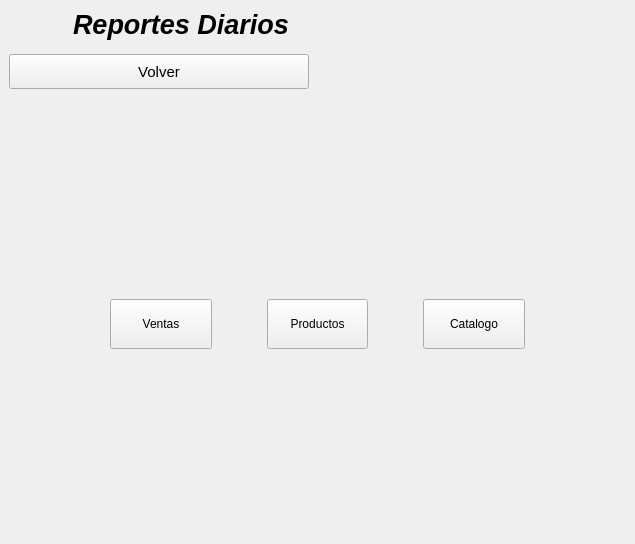
<?xml version="1.0" encoding="UTF-8"?>
<ui version="4.0">
 <class>reportesDiarios</class>
 <widget class="QWidget" name="reportesDiarios">
  <property name="geometry">
   <rect>
    <x>0</x>
    <y>0</y>
    <width>635</width>
    <height>544</height>
   </rect>
  </property>
  <property name="windowTitle">
   <string>Form</string>
  </property>
  <layout class="QVBoxLayout" name="verticalLayout_2" stretch="0,1">
   <property name="leftMargin">
    <number>0</number>
   </property>
   <property name="topMargin">
    <number>0</number>
   </property>
   <property name="rightMargin">
    <number>0</number>
   </property>
   <property name="bottomMargin">
    <number>0</number>
   </property>
   <item>
    <widget class="QFrame" name="rDHeaderFrame">
     <layout class="QVBoxLayout" name="verticalLayout">
      <property name="spacing">
       <number>14</number>
      </property>
      <item>
       <layout class="QHBoxLayout" name="horizontalLayout_3">
        <item>
         <widget class="QLabel" name="label">
          <property name="maximumSize">
           <size>
            <width>50</width>
            <height>50</height>
           </size>
          </property>
          <property name="text">
           <string/>
          </property>
          <property name="pixmap">
           <pixmap>../../../recursos/images/store_logo.png</pixmap>
          </property>
          <property name="scaledContents">
           <bool>true</bool>
          </property>
         </widget>
        </item>
        <item>
         <widget class="QLabel" name="reportesDiariostTitle">
          <property name="font">
           <font>
            <family>Arial</family>
            <pointsize>20</pointsize>
            <weight>75</weight>
            <italic>true</italic>
            <bold>true</bold>
           </font>
          </property>
          <property name="text">
           <string>Reportes Diarios</string>
          </property>
         </widget>
        </item>
       </layout>
      </item>
      <item>
       <widget class="QPushButton" name="volverBtn">
        <property name="sizePolicy">
         <sizepolicy hsizetype="Fixed" vsizetype="Expanding">
          <horstretch>0</horstretch>
          <verstretch>0</verstretch>
         </sizepolicy>
        </property>
        <property name="minimumSize">
         <size>
          <width>300</width>
          <height>35</height>
         </size>
        </property>
        <property name="maximumSize">
         <size>
          <width>16777215</width>
          <height>16777215</height>
         </size>
        </property>
        <property name="font">
         <font>
          <family>Arial</family>
          <pointsize>11</pointsize>
         </font>
        </property>
        <property name="text">
         <string>Volver</string>
        </property>
       </widget>
      </item>
     </layout>
    </widget>
   </item>
   <item>
    <widget class="QFrame" name="rDContenedorBotones">
     <layout class="QHBoxLayout" name="horizontalLayout">
      <property name="spacing">
       <number>55</number>
      </property>
      <item>
       <spacer name="horizontalSpacer">
        <property name="orientation">
         <enum>Qt::Horizontal</enum>
        </property>
        <property name="sizeHint" stdset="0">
         <size>
          <width>40</width>
          <height>20</height>
         </size>
        </property>
       </spacer>
      </item>
      <item>
       <widget class="QPushButton" name="ventasBtn">
        <property name="sizePolicy">
         <sizepolicy hsizetype="Expanding" vsizetype="Fixed">
          <horstretch>0</horstretch>
          <verstretch>0</verstretch>
         </sizepolicy>
        </property>
        <property name="minimumSize">
         <size>
          <width>100</width>
          <height>50</height>
         </size>
        </property>
        <property name="text">
         <string>Ventas</string>
        </property>
       </widget>
      </item>
      <item>
       <widget class="QPushButton" name="productosBtn">
        <property name="sizePolicy">
         <sizepolicy hsizetype="Expanding" vsizetype="Fixed">
          <horstretch>0</horstretch>
          <verstretch>0</verstretch>
         </sizepolicy>
        </property>
        <property name="minimumSize">
         <size>
          <width>100</width>
          <height>50</height>
         </size>
        </property>
        <property name="text">
         <string>Productos</string>
        </property>
       </widget>
      </item>
      <item>
       <widget class="QPushButton" name="catalogoBtn">
        <property name="sizePolicy">
         <sizepolicy hsizetype="Expanding" vsizetype="Fixed">
          <horstretch>0</horstretch>
          <verstretch>0</verstretch>
         </sizepolicy>
        </property>
        <property name="minimumSize">
         <size>
          <width>100</width>
          <height>50</height>
         </size>
        </property>
        <property name="text">
         <string>Catalogo</string>
        </property>
       </widget>
      </item>
      <item>
       <spacer name="horizontalSpacer_2">
        <property name="orientation">
         <enum>Qt::Horizontal</enum>
        </property>
        <property name="sizeHint" stdset="0">
         <size>
          <width>40</width>
          <height>20</height>
         </size>
        </property>
       </spacer>
      </item>
     </layout>
    </widget>
   </item>
  </layout>
 </widget>
 <resources/>
 <connections/>
</ui>
